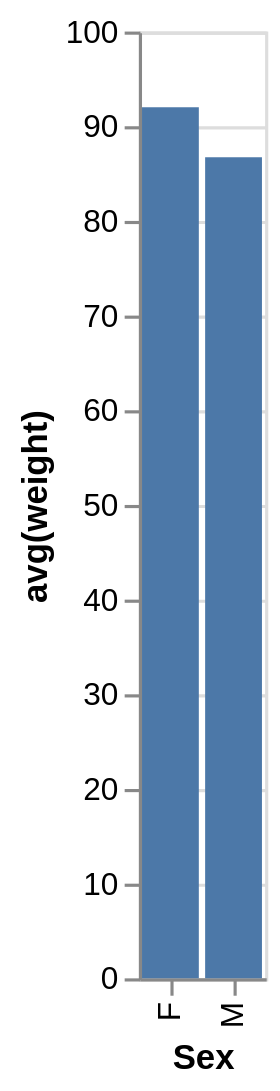

This figure's Vega-Lite source:
### Vega-Lite specification from a JSON file in a GitHub repository (floating-point values rounded to 4 significant figures)
{"data": {"values": [{"x_data": "F", "y_data": 92}, {"x_data": "M", "y_data": 86.71}]}, "mark": "bar", "encoding": {"x": {"field": "x_data", "type": "nominal", "title": "Sex", "sort": "ascending"}, "y": {"field": "y_data", "type": "quantitative", "title": "avg(weight)"}}}
